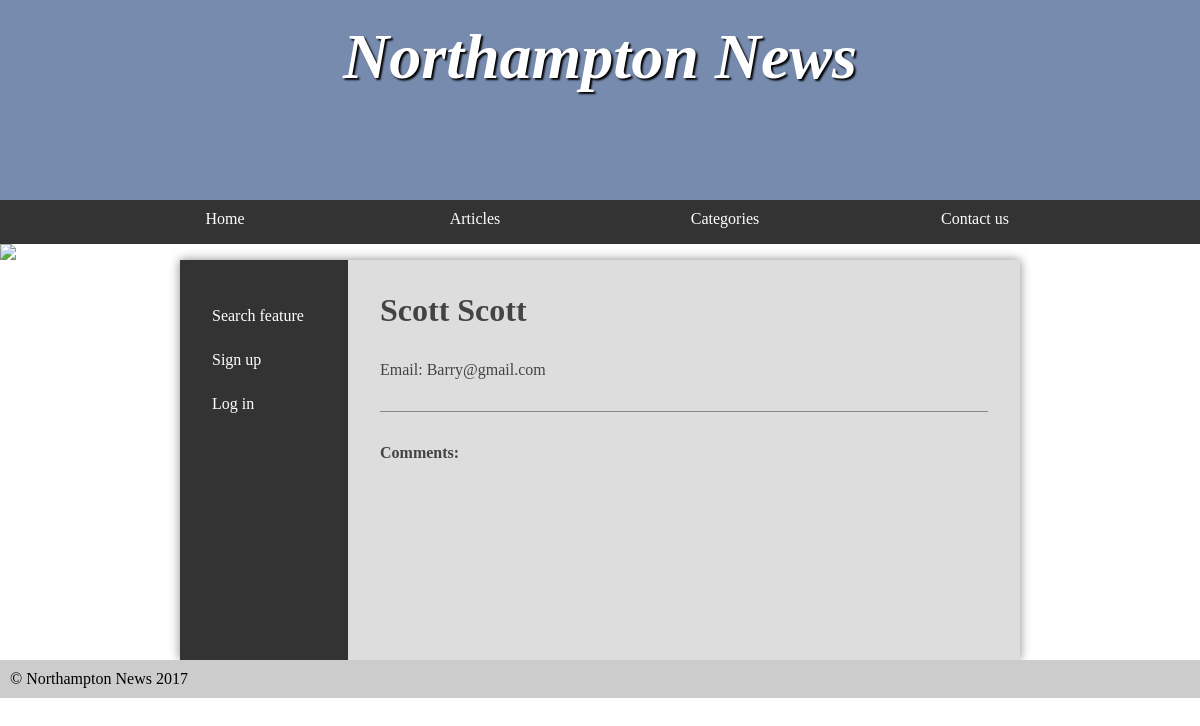
Screenshot of /assignment1/userComments.php?email=Barry@gmail.com with the database file from the repository.
### tables this page shows
CREATE TABLE `Users` (
  `FirstName` varchar(20) DEFAULT NULL,
  `Surname` varchar(20) DEFAULT NULL,
  `DOB` date DEFAULT NULL,
  `Email` varchar(45) NOT NULL,
  `Password` varchar(45) NOT NULL,
  PRIMARY KEY (`Email`)
);

### assignment1/dbAccessObject.php (called while the page is built, shortened)
<?php
	class DbAccessObject{
		private $pdo;
		public function __construct($server, $username, $password, $schema){
			$this->pdo = new PDO('mysql:dbname=' . 'Northampton_News' . ';host=db', 'root' , 'example');
		}
		public function retrieveUserByEmail($email){
			$query = $this->pdo->prepare('
				SELECT *
				FROM Users
				WHERE Email = :email
				');
			$criteria = ['email' => $email];
			$query->execute($criteria);
			return $query;
		}
	}

### assignment1/userComments.php (the view, shortened to what this page needs)
<?php
	require 'header.php';
?>
<main>
<?php
		require 'leftColumn.php';
?>
			<article>
<?php
	$user = $dbAccessObject->retrieveUserByEmail($_GET['email']);
	foreach ($user as $row){
		echo '<h2>' . $row['FirstName'] . " " . $row['Surname'] . '</h2>';
		echo '<p> Email: ' . $row['Email'] . '</p>';
		echo '<form>
		</form>';
	}
	echo '<h4> Comments: </h4>';
?>
			</article>
		</main>
<?php
	require 'footer.php';
?>

### assignment1/styles.css (style rules this page uses)
* { margin: 0; padding: 0; }
html { font-family: 'Oxygen-Regular', times, verdana, sans-serif; }
body { background-color: #fff; }
main { min-height: 50vh; background-color: #ddd; width: 70vw; display: block; margin: auto; box-shadow: 0px 0px 10px #888; color:#444; }
main h2 { font-size:2em; }
p, li, h2 { margin-bottom: 1em; }
form { padding-top: 2em; margin-top: 2em; border-top: 1px solid #888; }
main { display: table; }
main > article { display: table-cell; padding: 2em; }

### rows the page displays
users: FirstName "Scott", Surname "Scott", Email "Barry@gmail.com"
